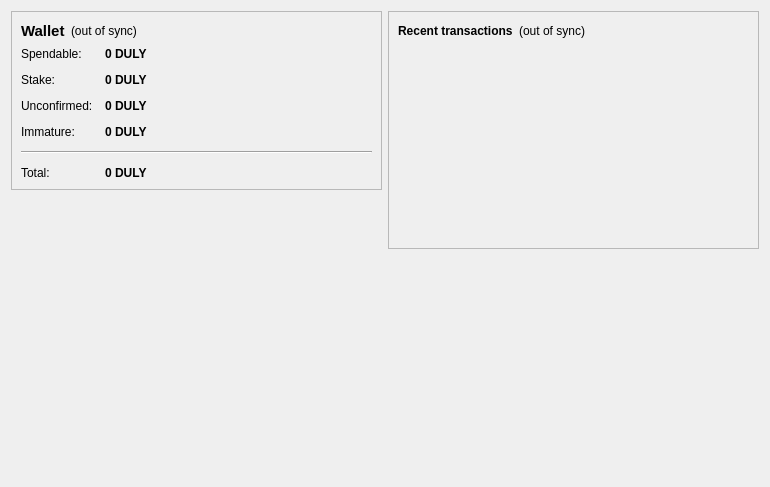
<?xml version="1.0" encoding="UTF-8"?>
<ui version="4.0">
 <class>OverviewPage</class>
 <widget class="QWidget" name="OverviewPage">
  <property name="geometry">
   <rect>
    <x>0</x>
    <y>0</y>
    <width>770</width>
    <height>487</height>
   </rect>
  </property>
  <property name="windowTitle">
   <string>Form</string>
  </property>
  <layout class="QHBoxLayout" name="horizontalLayout" stretch="1,1">
   <item>
    <layout class="QVBoxLayout" name="verticalLayout_2">
     <item>
      <widget class="QFrame" name="frame">
       <property name="frameShape">
        <enum>QFrame::StyledPanel</enum>
       </property>
       <property name="frameShadow">
        <enum>QFrame::Raised</enum>
       </property>
       <layout class="QVBoxLayout" name="verticalLayout_4">
        <item>
         <layout class="QHBoxLayout" name="horizontalLayout_4">
          <item>
           <widget class="QLabel" name="label_5">
            <property name="font">
             <font>
              <pointsize>11</pointsize>
              <weight>75</weight>
              <bold>true</bold>
             </font>
            </property>
            <property name="text">
             <string>Wallet</string>
            </property>
           </widget>
          </item>
          <item>
           <widget class="QLabel" name="labelWalletStatus">
            <property name="toolTip">
             <string>The displayed information may be out of date. Your wallet automatically synchronizes with the duly network after a connection is established, but this process has not completed yet.</string>
            </property>
            <property name="styleSheet">
             <string notr="true"/>
            </property>
            <property name="text">
             <string notr="true">(out of sync)</string>
            </property>
            <property name="alignment">
             <set>Qt::AlignLeading|Qt::AlignLeft|Qt::AlignVCenter</set>
            </property>
           </widget>
          </item>
          <item>
           <spacer name="horizontalSpacer_2">
            <property name="orientation">
             <enum>Qt::Horizontal</enum>
            </property>
            <property name="sizeHint" stdset="0">
             <size>
              <width>40</width>
              <height>20</height>
             </size>
            </property>
           </spacer>
          </item>
         </layout>
        </item>
        <item>
         <layout class="QFormLayout" name="formLayout_2">
          <property name="fieldGrowthPolicy">
           <enum>QFormLayout::AllNonFixedFieldsGrow</enum>
          </property>
          <property name="horizontalSpacing">
           <number>12</number>
          </property>
          <property name="verticalSpacing">
           <number>12</number>
          </property>
          <item row="0" column="0">
           <widget class="QLabel" name="label">
            <property name="text">
             <string>Spendable:</string>
            </property>
           </widget>
          </item>
          <item row="0" column="1">
           <widget class="QLabel" name="labelBalance">
            <property name="font">
             <font>
              <weight>75</weight>
              <bold>true</bold>
             </font>
            </property>
            <property name="cursor">
             <cursorShape>IBeamCursor</cursorShape>
            </property>
            <property name="toolTip">
             <string>Your current spendable balance</string>
            </property>
            <property name="text">
             <string notr="true">0 DULY</string>
            </property>
            <property name="textInteractionFlags">
             <set>Qt::LinksAccessibleByMouse|Qt::TextSelectableByKeyboard|Qt::TextSelectableByMouse</set>
            </property>
           </widget>
          </item>
          <item row="1" column="0">
           <widget class="QLabel" name="label_6">
            <property name="text">
             <string>Stake:</string>
            </property>
           </widget>
          </item>
          <item row="1" column="1">
           <widget class="QLabel" name="labelStake">
            <property name="font">
             <font>
              <weight>75</weight>
              <bold>true</bold>
             </font>
            </property>
            <property name="cursor">
             <cursorShape>IBeamCursor</cursorShape>
            </property>
            <property name="toolTip">
             <string>Total of coins that was staked, and do not yet count toward the current balance</string>
            </property>
            <property name="text">
             <string notr="true">0 DULY</string>
            </property>
            <property name="textInteractionFlags">
             <set>Qt::LinksAccessibleByMouse|Qt::TextSelectableByKeyboard|Qt::TextSelectableByMouse</set>
            </property>
           </widget>
          </item>
          <item row="2" column="0">
           <widget class="QLabel" name="label_3">
            <property name="text">
             <string>Unconfirmed:</string>
            </property>
           </widget>
          </item>
          <item row="2" column="1">
           <widget class="QLabel" name="labelUnconfirmed">
            <property name="font">
             <font>
              <weight>75</weight>
              <bold>true</bold>
             </font>
            </property>
            <property name="cursor">
             <cursorShape>IBeamCursor</cursorShape>
            </property>
            <property name="toolTip">
             <string>Total of transactions that have yet to be confirmed, and do not yet count toward the current balance</string>
            </property>
            <property name="text">
             <string notr="true">0 DULY</string>
            </property>
            <property name="textInteractionFlags">
             <set>Qt::LinksAccessibleByMouse|Qt::TextSelectableByKeyboard|Qt::TextSelectableByMouse</set>
            </property>
           </widget>
          </item>
          <item row="3" column="0">
           <widget class="QLabel" name="labelImmatureText">
            <property name="text">
             <string>Immature:</string>
            </property>
           </widget>
          </item>
          <item row="3" column="1">
           <widget class="QLabel" name="labelImmature">
            <property name="font">
             <font>
              <weight>75</weight>
              <bold>true</bold>
             </font>
            </property>
            <property name="toolTip">
             <string>Mined balance that has not yet matured</string>
            </property>
            <property name="text">
             <string notr="true">0 DULY</string>
            </property>
            <property name="textInteractionFlags">
             <set>Qt::LinksAccessibleByMouse|Qt::TextSelectableByKeyboard|Qt::TextSelectableByMouse</set>
            </property>
           </widget>
          </item>
          <item row="4" column="0" colspan="2">
           <widget class="Line" name="line">
            <property name="orientation">
             <enum>Qt::Horizontal</enum>
            </property>
           </widget>
          </item>
          <item row="5" column="0">
           <widget class="QLabel" name="labelTotalText">
            <property name="text">
             <string>Total:</string>
            </property>
           </widget>
          </item>
          <item row="5" column="1">
           <widget class="QLabel" name="labelTotal">
            <property name="font">
             <font>
              <weight>75</weight>
              <bold>true</bold>
             </font>
            </property>
            <property name="cursor">
             <cursorShape>IBeamCursor</cursorShape>
            </property>
            <property name="toolTip">
             <string>Your current total balance</string>
            </property>
            <property name="text">
             <string notr="true">0 DULY</string>
            </property>
            <property name="textInteractionFlags">
             <set>Qt::LinksAccessibleByMouse|Qt::TextSelectableByKeyboard|Qt::TextSelectableByMouse</set>
            </property>
           </widget>
          </item>
         </layout>
        </item>
       </layout>
      </widget>
     </item>
     <item>
      <spacer name="verticalSpacer">
       <property name="orientation">
        <enum>Qt::Vertical</enum>
       </property>
       <property name="sizeHint" stdset="0">
        <size>
         <width>20</width>
         <height>40</height>
        </size>
       </property>
      </spacer>
     </item>
     <item>
      <widget class="QLabel" name="label_2">
       <property name="autoFillBackground">
        <bool>true</bool>
       </property>
       <property name="text">
        <string/>
       </property>
       <property name="pixmap">
        <pixmap resource="../bitcoin.qrc">:/icons/mastbg</pixmap>
       </property>
       <property name="scaledContents">
        <bool>false</bool>
       </property>
       <property name="alignment">
        <set>Qt::AlignCenter</set>
       </property>
       <property name="margin">
        <number>0</number>
       </property>
      </widget>
     </item>
    </layout>
   </item>
   <item>
    <layout class="QVBoxLayout" name="verticalLayout_3">
     <item>
      <widget class="QFrame" name="frame_2">
       <property name="frameShape">
        <enum>QFrame::StyledPanel</enum>
       </property>
       <property name="frameShadow">
        <enum>QFrame::Raised</enum>
       </property>
       <layout class="QVBoxLayout" name="verticalLayout">
        <item>
         <layout class="QHBoxLayout" name="horizontalLayout_2">
          <item>
           <widget class="QLabel" name="label_4">
            <property name="text">
             <string>&lt;b&gt;Recent transactions&lt;/b&gt;</string>
            </property>
           </widget>
          </item>
          <item>
           <widget class="QLabel" name="labelTransactionsStatus">
            <property name="toolTip">
             <string>The displayed information may be out of date. Your wallet automatically synchronizes with the duly network after a connection is established, but this process has not completed yet.</string>
            </property>
            <property name="styleSheet">
             <string notr="true"/>
            </property>
            <property name="text">
             <string notr="true">(out of sync)</string>
            </property>
            <property name="alignment">
             <set>Qt::AlignRight|Qt::AlignTrailing|Qt::AlignVCenter</set>
            </property>
           </widget>
          </item>
          <item>
           <spacer name="horizontalSpacer">
            <property name="orientation">
             <enum>Qt::Horizontal</enum>
            </property>
            <property name="sizeHint" stdset="0">
             <size>
              <width>40</width>
              <height>20</height>
             </size>
            </property>
           </spacer>
          </item>
         </layout>
        </item>
        <item>
         <widget class="QListView" name="listTransactions">
          <property name="styleSheet">
           <string notr="true">QListView { background: transparent; }</string>
          </property>
          <property name="frameShape">
           <enum>QFrame::NoFrame</enum>
          </property>
          <property name="verticalScrollBarPolicy">
           <enum>Qt::ScrollBarAlwaysOff</enum>
          </property>
          <property name="horizontalScrollBarPolicy">
           <enum>Qt::ScrollBarAlwaysOff</enum>
          </property>
          <property name="selectionMode">
           <enum>QAbstractItemView::NoSelection</enum>
          </property>
         </widget>
        </item>
       </layout>
      </widget>
     </item>
     <item>
      <spacer name="verticalSpacer_2">
       <property name="orientation">
        <enum>Qt::Vertical</enum>
       </property>
       <property name="sizeHint" stdset="0">
        <size>
         <width>20</width>
         <height>40</height>
        </size>
       </property>
      </spacer>
     </item>
    </layout>
   </item>
  </layout>
 </widget>
 <resources>
  <include location="../bitcoin.qrc"/>
 </resources>
 <connections/>
</ui>
